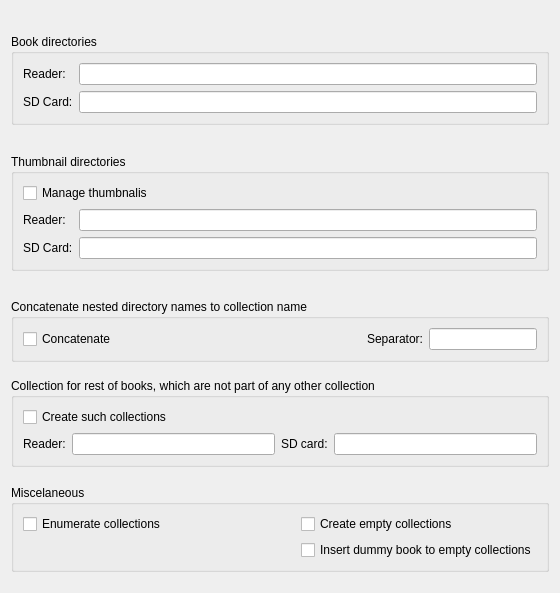
     <widget class="QWidget" name="tab_4">
      <attribute name="title">
       <string>Collections</string>
      </attribute>
      <layout class="QGridLayout" name="gridLayout_16">
       <item row="0" column="0">
        <spacer name="verticalSpacer_2">
         <property name="orientation">
          <enum>Qt::Vertical</enum>
         </property>
         <property name="sizeHint" stdset="0">
          <size>
           <width>20</width>
           <height>23</height>
          </size>
         </property>
        </spacer>
       </item>
       <item row="1" column="0">
        <widget class="QGroupBox" name="groupBox_4">
         <property name="title">
          <string>Book directories</string>
         </property>
         <layout class="QGridLayout" name="gridLayout_12">
          <item row="0" column="0">
           <widget class="QLabel" name="label_18">
            <property name="text">
             <string>Reader:</string>
            </property>
           </widget>
          </item>
          <item row="0" column="1">
           <widget class="QLineEdit" name="root_prs"/>
          </item>
          <item row="1" column="0">
           <widget class="QLabel" name="label_19">
            <property name="text">
             <string>SD Card:</string>
            </property>
           </widget>
          </item>
          <item row="1" column="1">
           <widget class="QLineEdit" name="root_sd"/>
          </item>
         </layout>
        </widget>
       </item>
       <item row="2" column="0">
        <spacer name="verticalSpacer_11">
         <property name="orientation">
          <enum>Qt::Vertical</enum>
         </property>
         <property name="sizeHint" stdset="0">
          <size>
           <width>20</width>
           <height>23</height>
          </size>
         </property>
        </spacer>
       </item>
       <item row="3" column="0">
        <widget class="QGroupBox" name="groupBox_33">
         <property name="title">
          <string>Thumbnail directories</string>
         </property>
         <layout class="QGridLayout" name="gridLayout_13">
          <item row="0" column="0" colspan="2">
           <widget class="QCheckBox" name="prs_thumbs">
            <property name="text">
             <string>Manage thumbnalis</string>
            </property>
           </widget>
          </item>
          <item row="1" column="0">
           <widget class="QLabel" name="label_20">
            <property name="text">
             <string>Reader:</string>
            </property>
           </widget>
          </item>
          <item row="1" column="1">
           <widget class="QLineEdit" name="root_prs_thumbs"/>
          </item>
          <item row="2" column="0">
           <widget class="QLabel" name="label_21">
            <property name="text">
             <string>SD Card:</string>
            </property>
           </widget>
          </item>
          <item row="2" column="1">
           <widget class="QLineEdit" name="root_sd_thumbs"/>
          </item>
         </layout>
        </widget>
       </item>
       <item row="4" column="0">
        <spacer name="verticalSpacer_12">
         <property name="orientation">
          <enum>Qt::Vertical</enum>
         </property>
         <property name="sizeHint" stdset="0">
          <size>
           <width>20</width>
           <height>22</height>
          </size>
         </property>
        </spacer>
       </item>
       <item row="5" column="0">
        <widget class="QGroupBox" name="groupBox_10">
         <property name="title">
          <string>Concatenate nested directory names to collection name</string>
         </property>
         <layout class="QGridLayout" name="gridLayout_14">
          <item row="0" column="1">
           <layout class="QFormLayout" name="formLayout">
            <item row="0" column="0">
             <widget class="QLabel" name="concat_l">
              <property name="text">
               <string>Separator:</string>
              </property>
             </widget>
            </item>
            <item row="0" column="1">
             <widget class="QLineEdit" name="concat_s"/>
            </item>
           </layout>
          </item>
          <item row="0" column="0">
           <widget class="QCheckBox" name="concat">
            <property name="sizePolicy">
             <sizepolicy hsizetype="Minimum" vsizetype="Fixed">
              <horstretch>1</horstretch>
              <verstretch>0</verstretch>
             </sizepolicy>
            </property>
            <property name="text">
             <string>Concatenate</string>
            </property>
           </widget>
          </item>
         </layout>
        </widget>
       </item>
       <item row="6" column="0">
        <spacer name="verticalSpacer_14">
         <property name="orientation">
          <enum>Qt::Vertical</enum>
         </property>
         <property name="sizeHint" stdset="0">
          <size>
           <width>20</width>
           <height>10</height>
          </size>
         </property>
        </spacer>
       </item>
       <item row="7" column="0">
        <widget class="QGroupBox" name="groupBox_11">
         <property name="title">
          <string>Collection for rest of books, which are not part of any other collection</string>
         </property>
         <layout class="QGridLayout" name="gridLayout_15">
          <item row="0" column="0" colspan="4">
           <widget class="QCheckBox" name="others_s">
            <property name="text">
             <string>Create such collections</string>
            </property>
           </widget>
          </item>
          <item row="1" column="0">
           <widget class="QLabel" name="others_lprs">
            <property name="text">
             <string>Reader:</string>
            </property>
           </widget>
          </item>
          <item row="1" column="1">
           <widget class="QLineEdit" name="others_prs"/>
          </item>
          <item row="1" column="2">
           <widget class="QLabel" name="others_lsd">
            <property name="text">
             <string>SD card:</string>
            </property>
           </widget>
          </item>
          <item row="1" column="3">
           <widget class="QLineEdit" name="others_sd"/>
          </item>
         </layout>
        </widget>
       </item>
       <item row="8" column="0">
        <spacer name="verticalSpacer_19">
         <property name="orientation">
          <enum>Qt::Vertical</enum>
         </property>
         <property name="sizeHint" stdset="0">
          <size>
           <width>538</width>
           <height>12</height>
          </size>
         </property>
        </spacer>
       </item>
       <item row="9" column="0">
        <widget class="QGroupBox" name="groupBox_15">
         <property name="title">
          <string>Miscelaneous</string>
         </property>
         <layout class="QGridLayout" name="gridLayout_6">
          <item row="0" column="0">
           <widget class="QCheckBox" name="coll_enum">
            <property name="text">
             <string>Enumerate collections</string>
            </property>
           </widget>
          </item>
          <item row="0" column="1">
           <widget class="QCheckBox" name="coll_empty">
            <property name="text">
             <string>Create empty collections</string>
            </property>
           </widget>
          </item>
          <item row="1" column="0">
           <spacer name="horizontalSpacer_9">
            <property name="orientation">
             <enum>Qt::Horizontal</enum>
            </property>
            <property name="sizeHint" stdset="0">
             <size>
              <width>264</width>
              <height>20</height>
             </size>
            </property>
           </spacer>
          </item>
          <item row="1" column="1">
           <widget class="QCheckBox" name="coll_dummy">
            <property name="text">
             <string>Insert dummy book to empty collections</string>
            </property>
           </widget>
          </item>
         </layout>
        </widget>
       </item>
       <item row="10" column="0">
        <spacer name="verticalSpacer_15">
         <property name="orientation">
          <enum>Qt::Vertical</enum>
         </property>
         <property name="sizeHint" stdset="0">
          <size>
           <width>20</width>
           <height>10</height>
          </size>
         </property>
        </spacer>
       </item>
      </layout>
     </widget>
